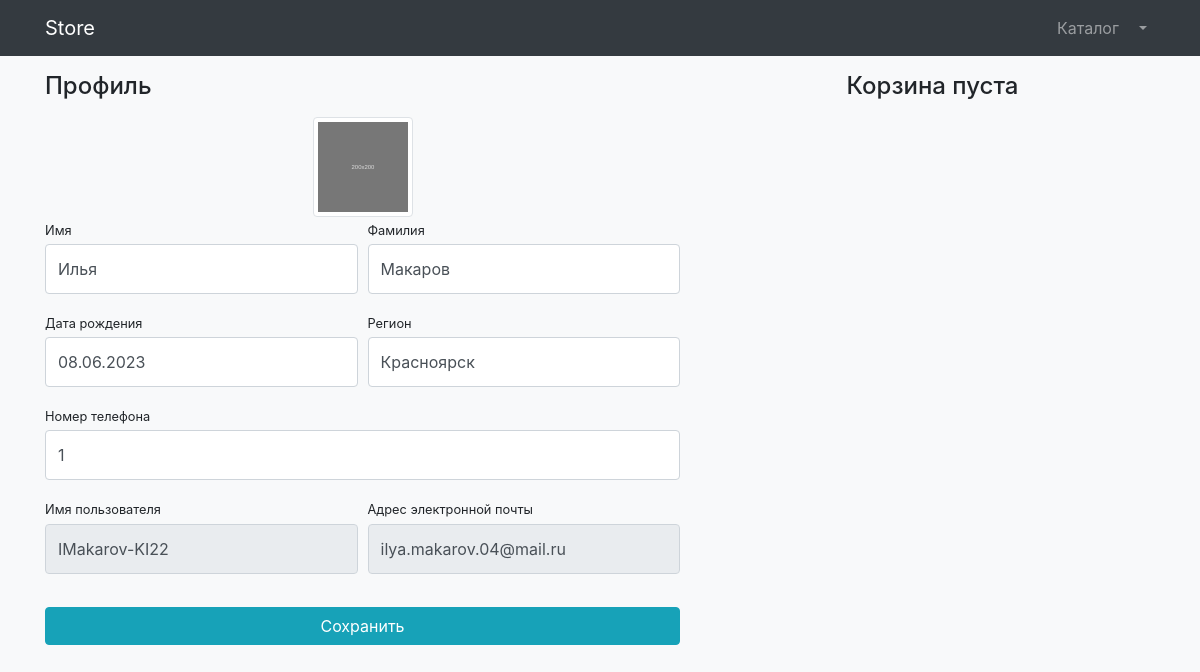
/account/ (signed in), run on an earlier commit of the app's database.
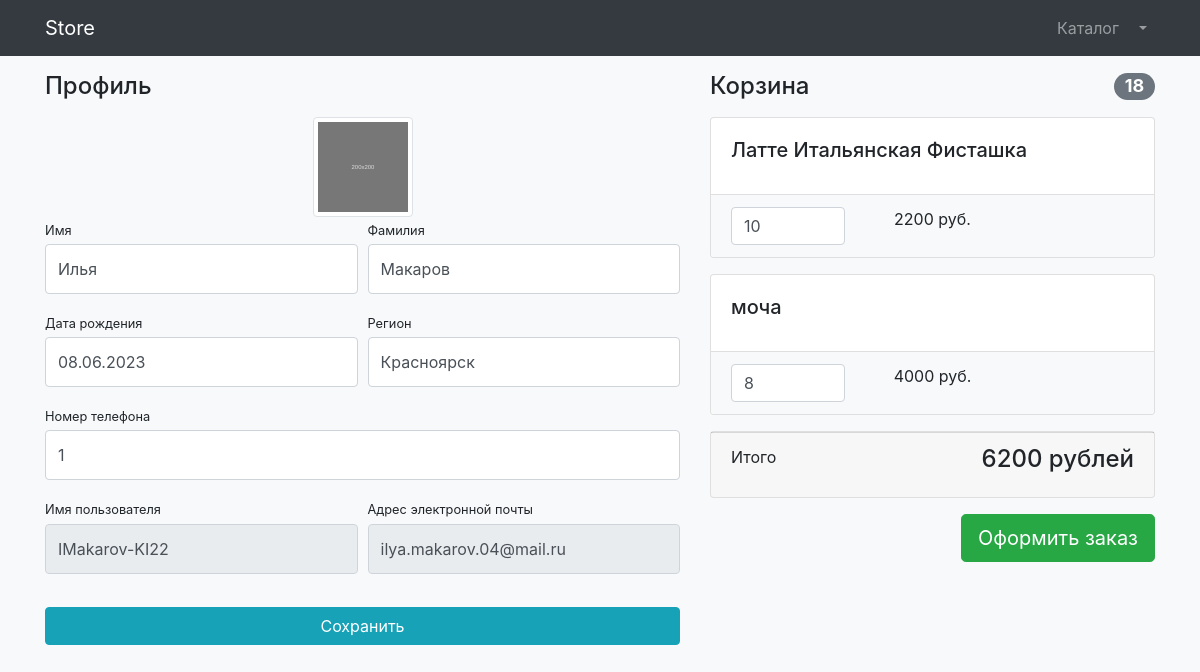
And on a later commit of the database.
### academyCoffee/models.py (models this page shows, shortened)
class Basket(models.Model):
    user = models.ForeignKey(to=User, on_delete=models.CASCADE)
    product = models.ForeignKey(to=Product, on_delete=models.CASCADE)
    quantity = models.PositiveSmallIntegerField(default=0)
    created_timestamp = models.DateTimeField(auto_now_add=True)
    objects = BasketQuerySet.as_manager()
    def sum(self):
        return self.product.price * self.quantity

class Product(models.Model):
    name = models.CharField('Название', max_length=50)
    price = models.DecimalField(max_digits=7, decimal_places=0)
    stars = models.DecimalField(max_digits=5, decimal_places=1)
    image = models.ImageField(upload_to='products_images')
    category = models.ManyToManyField(ProductCategory)
    class Meta:
        verbose_name = 'Товар'
        verbose_name_plural = 'Товары'

### academyCoffee/views.py (the view)
# urls.py: path('account/', views.profile, name='profile'),
@login_required
def profile(request):
    if request.method == 'POST':
        form = UserProfileForm(instance=request.user, data=request.POST)
        if form.is_valid():
            form.save()
            return redirect(reverse('profile'))
        else:
            print(form.errors)
    else:
        form = UserProfileForm(instance=request.user)
    context = {
        'title': "Личный кабинет",
        'form': form,
        'baskets': Basket.objects.filter(user=request.user),
        'user': request.user
    }
    return render(request, 'users/profile.html', context)

### academyCoffee/models.py (called while the page is built)
    def total_sum(self):
        return sum(basket.sum() for basket in self)

    def total_quantity(self):
        return sum(basket.quantity for basket in self)

### academyCoffee/templates/users/profile.html (shortened to what this page needs)
{% load static %}
<!DOCTYPE html>
<html lang="en">
<head>
    <link href="{% static 'vendor/bootstrap/css/bootstrap.min.css' %}" rel="stylesheet">
    <link href="{% static 'vendor/css/profile.css' %}" rel="stylesheet">
</head>
<body class="bg-light">
<nav class="navbar navbar-expand-lg navbar-dark bg-dark fixed-top">
    <div class="container">
        <a class="navbar-brand" href="{% url 'home' %}">Store</a>
        <div class="collapse navbar-collapse" id="navbarResponsive">
            <ul class="navbar-nav ml-auto">
                <li class="nav-item">
                    <a class="nav-link" href="{% url 'menu' %}">Каталог  </a>
                </li>
                {% if user.is_authenticated %}
                    <li class="nav-item dropdown">
                        <a class="nav-link dropdown-toggle" href="#" id="navbarDropdown" role="button"
                           data-bs-toggle="dropdown" aria-expanded="false">
                        </a>
                    </li>
                {% else %}
                    <li class="nav-item">
                        <a class="nav-link" href="{% url 'login' %}">Войти<i class="fas fa-sign-in-alt"></i></a>
                    </li>
                {% endif %}
            </ul>
        </div>
    </div>
</nav>
<div class="container">
    <div class="row">
        <div class="col-lg-7">
            <h4 class="mt-3 mb-3">Профиль</h4>
            <div class="col-lg-12 text-center">
                <img width="100" height="100"
                     class="img-thumbnail">
            </div>
            <form action="{% url 'profile' %}" method="post">
                <div class="form-row">
                    <div class="col-lg-6">
                        <div class="form-group">
                            <label class="small mb-1" for="{{ form.first_name.id_for_label }}">Имя</label>
                            {{ form.first_name }}
                        </div>
                    </div>
                    <div class="col-lg-6">
                        <div class="form-group">
                            <label class="small mb-1" for="{{ form.last_name.id_for_label }}">Фамилия</label>
                            {{ form.last_name }}
                        </div>
                    </div>
                </div>
                <div class="form-row">
                    <div class="col-lg-6">
                        <div class="form-group">
                            <label class="small mb-1" for="{{ form.DateOfBirth.id_for_label }}">Дата рождения</label>
                            {{ form.DateOfBirth }}
                        </div>
                    </div>
                    <div class="col-lg-6">
                        <div class="form-group">
                            <label class="small mb-1" for="{{ form.region.id_for_label }}">Регион</label>
                            {{ form.region }}
                        </div>
                    </div>
                </div>
                <div class="form-group">
                    <label class="small mb-1" for="{{ form.PNumber.id_for_label }}">Номер телефона</label>
                    {{ form.PNumber }}
                </div>
                <div class="form-row">
                    <div class="col-lg-6">
                        <label class="small mb-1" for="{{ form.username.id_for_label }}">Имя пользователя</label>
                        {{ form.username }}
                    </div>
                    <div class="col-lg-6">
                        <label class="small mb-1" for="{{ form.email.id_for_label }}">Адрес электронной
                            почты</label>
                        {{ form.email }}
                    </div>
                </div>
                <div class="form-row">
                    <div class="col-lg-12" style="margin-top: 33px;">
                        <input class="btn btn-info btn-block" type="submit" value="Сохранить">
                    </div>
                </div>
            </form>
        </div>
        <div class="col-lg-5">
            {% include 'main/baskets.html' %}
        </div>
    </div>
</div>
</body>
</html>

### academyCoffee/templates/main/baskets.html (shortened to what this page needs)
{% if baskets %}
    <h4 class="mt-3 mb-3 d-flex justify-content-between align-items-center mb-3">
        Корзина <span class="badge badge-secondary badge-pill">{{ baskets.total_quantity }}</span>
    </h4>
    {% for basket in baskets %}
    <div class="card mb-3">
        <div class="card-body">
            <h5 class="card-title">{{ basket.product.name }}</h5>
        </div>
        <ul class="list-group list-group-flush">
            <li class="list-group-item bg-light">
                <div class="row text-center">
                    <div class="col-lg-4">
                        <input name="basketID" type="number" class="form-control"
                               value="{{ basket.quantity }}" min="0">
                    </div>
                    <div class="col-lg-4">{{ basket.sum }} руб.</div>
                    <div class="col-lg-4">
                    </div>
                </div>
            </li>
        </ul>
    </div>
    {% endfor %}
    <div class="card mb-3">
        <div class="card-footer">
            <p class="float-left">Итого</p>
            <h4 class="float-right">{{ baskets.total_sum }} рублей</h4>
        </div>
    </div>
    <a class="btn btn-success btn-lg float-right" href="../orders/order-create.html">
        Оформить заказ
    </a>
{% else %}
    <h4 class="mt-3 mb-3 text-center">
        Корзина пуста
    </h4>
{% endif %}

What changed in the data, as far as the page shows it:
added Basket: total_quantity "18", product.name "Латте Итальянская Фисташка", basketID "10", sum "2200", total_sum "6200"
added Basket: product.name "моча", basketID "8", sum "4000"
Also different on the page:
text no longer shown: "Корзина пуста"
text now shown: "Корзина Итого рублей Оформить заказ"
